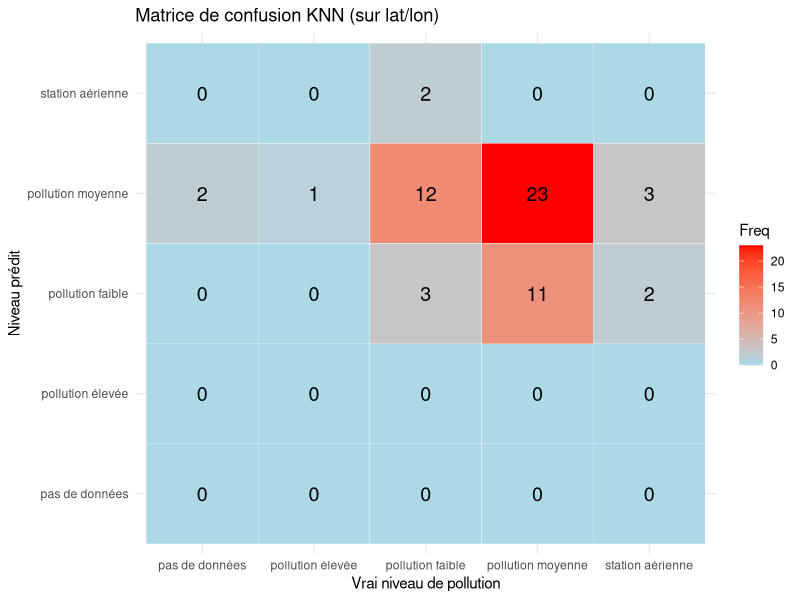

Reproduce this figure in R.
library(dplyr)
library(class)
library(ggplot2)

# Charger et nettoyer les données
qualite <- read.table("qualite-de-lair-dans-le-reseau-de-transport-francilien (1).csv", header = TRUE, sep = ";")
qualite_clean <- qualite %>%
  filter(rowSums(is.na(.)) != ncol(.)) %>%       
  select(where(~ !all(is.na(.)))) %>%             
  distinct()                                     

# Filtrer métro
qualite_metro <- qualite_clean %>%
  filter(grepl("Métro", Nom.de.la.ligne)) %>%
  select(niveau_pollution, stop_lat, stop_lon) %>%
  na.omit()

# Préparer les données
qualite_metro$niveau_pollution <- as.factor(qualite_metro$niveau_pollution)

set.seed(123)
train_indices <- sample(1:nrow(qualite_metro), size = 0.7 * nrow(qualite_metro))

train_data <- qualite_metro[train_indices, ]
test_data <- qualite_metro[-train_indices, ]

# KNN
k_value <- 5
knn_pred <- knn(train = train_data[, c("stop_lat", "stop_lon")],
                test = test_data[, c("stop_lat", "stop_lon")],
                cl = train_data$niveau_pollution,
                k = k_value)

# Exactitude
accuracy <- mean(knn_pred == test_data$niveau_pollution)
cat("L'exactitude du modèle est : ", accuracy, "\n")

# Matrice de confusion
conf_mat <- table(Predicted = knn_pred, Actual = test_data$niveau_pollution)
print(conf_mat)

# Visualisation
conf_mat_df <- as.data.frame(conf_mat)

ggplot(conf_mat_df, aes(x = Actual, y = Predicted, fill = Freq)) +
  geom_tile(color = "white") +
  geom_text(aes(label = Freq), color = "black", size = 5) +
  scale_fill_gradient(low = "lightblue", high = "red") +
  labs(
    title = "Matrice de confusion KNN (sur lat/lon)",
    x = "Vrai niveau de pollution",
    y = "Niveau prédit"
  ) +
  theme_minimal()
